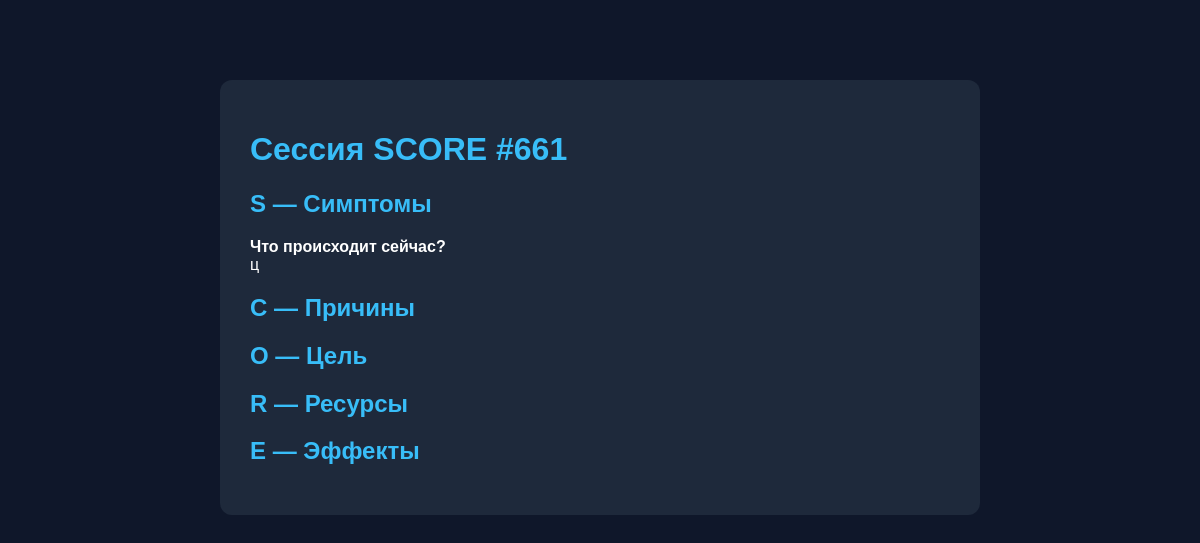
/report/661/, run on an earlier commit of the app's database.
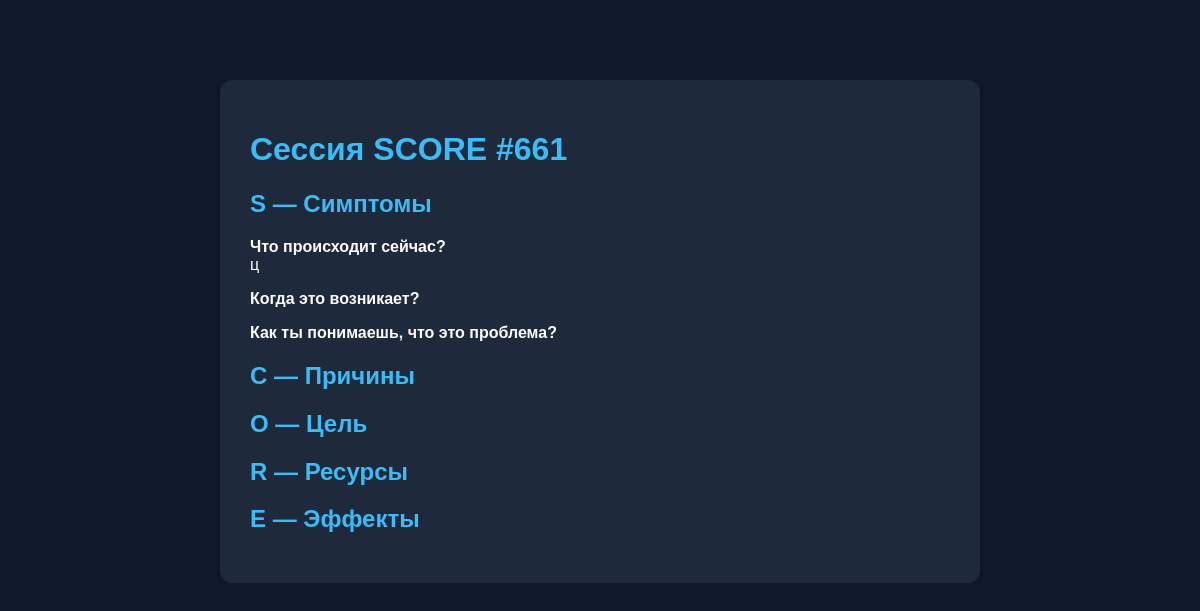
And on a later commit of the database.
### core/models.py (models this page shows, shortened)
class Session(models.Model):
    created_at = models.DateTimeField(auto_now_add=True)

class Answer(models.Model):
    session = models.ForeignKey(Session, on_delete=models.CASCADE)
    step = models.CharField(max_length=1)  # S, C, O, R, E
    question = models.TextField()
    answer = models.TextField()
    order = models.IntegerField(default=0)

### core/views.py (the view)
# urls.py: path('report/<int:session_id>/', views.report),
def report(request, session_id):
    session = Session.objects.get(id=session_id)
    answers = Answer.objects.filter(session=session).order_by("step", "order")
    data = defaultdict(list)
    for ans in answers:
        data[ans.step].append(ans)
    return render(request, "core/report.html", {
        "data": data,
        "session": session
    })

### core/templates/core/report.html (shortened to what this page needs)
{% load static %}
<link rel="stylesheet" href="{% static 'core/style.css' %}">
<div class="container">
    <h1>Сессия SCORE #{{ session.id }}</h1>
    <h2>S — Симптомы</h2>
    {% for a in data.S %}
        <p><b>{{ a.question }}</b><br>{{ a.answer }}</p>
    {% endfor %}
    <h2>C — Причины</h2>
    <h2>O — Цель</h2>
    <h2>R — Ресурсы</h2>
    <h2>E — Эффекты</h2>
</div>

### core/static/core/style.css (style rules this page uses)
.container { max-width: 700px; margin: 80px auto; padding: 30px; background: #1e293b; border-radius: 12px; }
h1, h2 { color: #38bdf8; }

What changed in the data, as far as the page shows it:
added Answer: question "Когда это возникает?"
added Answer: question "Как ты понимаешь, что это проблема?"
